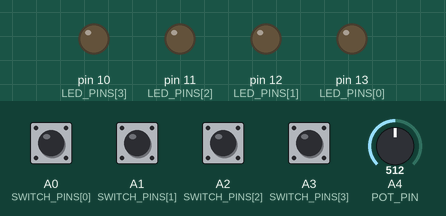
This sketch was run on a simulated Arduino Leonardo, built with avr-gcc and run on an emulated ATmega32U4. Shown: output pins drawn as LEDs (lit = HIGH). The test bench sets the inputs (shaded band); at power-on: A0 (SWITCH_PINS[0]), A1 (SWITCH_PINS[1]), A2 (SWITCH_PINS[2]), A3 (SWITCH_PINS[3]) LOW, A4 (POT_PIN) = 512.

Above: at 1.2 s.
1.3 s: A0 (SWITCH_PINS[0]) pulled HIGH for 0.15 s
At 1.37 s:
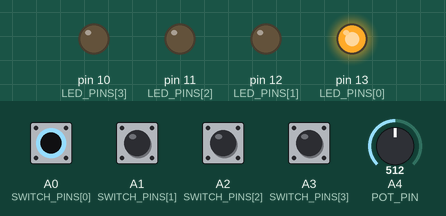
2.9 s: A1 (SWITCH_PINS[1]) pulled HIGH for 0.15 s
At 2.97 s:
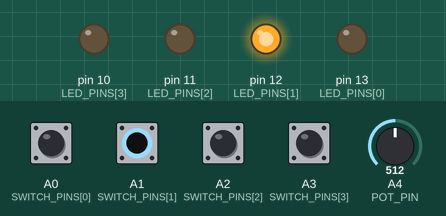
4.5 s: A2 (SWITCH_PINS[2]) pulled HIGH for 0.15 s
At 4.57 s:
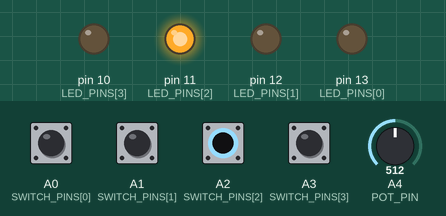
6.1 s: A3 (SWITCH_PINS[3]) pulled HIGH for 0.15 s
At 6.17 s:
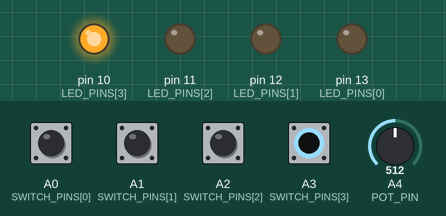
7.7 s: A0 (SWITCH_PINS[0]) driven HIGH and A1 (SWITCH_PINS[1]) driven HIGH
At 8.5 s:
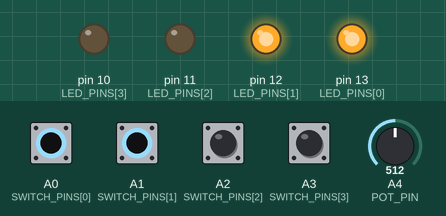
9.2 s: A2 (SWITCH_PINS[2]) pulled HIGH for 1 s
At 9.6 s:
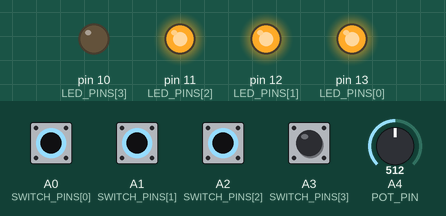
Timing chart, 0 to 12.2 s (numbered marks = the images above; inputs shaded):
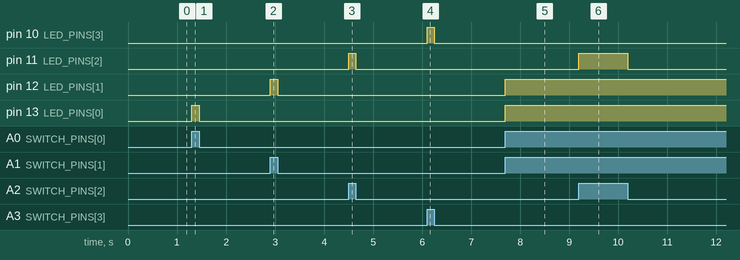

Measured:
- after the input at 1.3 s, pin 13 (LED_PINS[0]): LOW → HIGH at once, → LOW 0.15 s later
- after the input at 2.9 s, pin 12 (LED_PINS[1]): LOW → HIGH at once, → LOW 0.15 s later
- after the input at 4.5 s, pin 11 (LED_PINS[2]): LOW → HIGH at once, → LOW 0.15 s later
- after the input at 6.1 s, pin 10 (LED_PINS[3]): LOW → HIGH at once, → LOW 0.15 s later
- after the input at 7.7 s, pin 12 (LED_PINS[1]), pin 13 (LED_PINS[0]): LOW → HIGH at once
- after the input at 9.2 s, pin 11 (LED_PINS[2]): LOW → HIGH at once, → LOW 1.0 s later

The sketch:

testing_buttons.ino
```cpp
/*
 * Testing button inputs
 */
#include "MIDIUSB.h"

//// MIDI signal bytes
#define CLOCK_TICK 0xF8
#define CLOCK_START 0xFA
#define CLOCK_STOP 0xFC
#define CONTROL_CHANGE 0xB
#define NOTE_ON 0x9
#define NOTE_OFF 0x8

#define MEASURE_BEATS 4
#define MIDI_CHANNEL 0
#define POT_PIN A4
#define POT_MIN 0
#define POT_MAX 1023
#define POT_CC 1

byte SWITCH_PINS[4] = {A0, A1, A2, A3};
byte LED_PINS[4] = {13, 12, 11, 10};
byte SWITCH_CC[4] = {20, 21, 22, 23};

//// Switch vars
bool switchState[4] = {false, false, false, false};
bool signalSent[4] = {false, false, false, false};
unsigned long switchTime[4] = {0, 0, 0, 0};
unsigned long currentTime;

//// Pot vars
char last_pot_sent = 0;
byte current_led = 0;
long pot_val = 0; // this long might just be needed for implicit casting of result
long pot_cc_val = 0;

//// Metronome tracking
int ppqn = 0;
int beat = 0;
bool clockActive = false;


void setup() {
  for (byte i = 0; i < sizeof(LED_PINS)/sizeof(LED_PINS[0]); i++) {
    pinMode(LED_PINS[i], OUTPUT);
  }
  for (byte i = 0; i < sizeof(SWITCH_PINS)/sizeof(SWITCH_PINS[0]); i++) {
    pinMode(SWITCH_PINS[i], INPUT);
  }
//  Serial.begin(115200);
//  Serial.print('meep');
}


void loop() {

  /* Read clock signals and calculate beats */
  midiEventPacket_t rx;
  //// Do while...makes sure all MIDI messages are read before continuing?
  do {
    rx = MidiUSB.read();

    if (rx.byte1 == CLOCK_TICK){
      ppqn++;

      if (ppqn == 24){
          beat++;
          if (beat >= MEASURE_BEATS) {
            beat = 0;
            lightsOff();
            //// I think we can initialize array to zero as per
            //// https://stackoverflow.com/a/4066536/5266110
            for (byte i = 0; i < sizeof(switchState)/sizeof(switchState[0]); i++) {
              switchState[i] = false;
            }
          }
          MidiUSB.flush();
          ppqn = 0;
      }
    }
    //Clock start byte
    else if (rx.byte1 == CLOCK_START){
      MidiUSB.flush();
      beat = 0;
      ppqn = 0;
      clockActive = true;
    }
    //Clock stop byte
    else if (rx.byte1 == CLOCK_STOP){
      MidiUSB.flush();
      ppqn = 0;
      clockActive = false;
    }

  } while (rx.header != 0);

  /* Listen for switch changes and send CCs */
  //// switchState is used here to make sure the switch only registers
  //// once each time it's pressed
  //// switchTime ensures a delay after the last switch event to prevent
  //// multiple on/off events with every switch push
  for (byte i = 0; i < sizeof(SWITCH_PINS)/sizeof(SWITCH_PINS[0]); i++) {
    if (digitalRead(SWITCH_PINS[i]) == HIGH) {
      if (!switchState[i] && currentTime > switchTime[i] + 10) {
        switchState[i] = true;
        switchTime[i] = millis();
        controlChange(MIDI_CHANNEL, SWITCH_CC[i], 127);
        digitalWrite(LED_PINS[i], HIGH);
      }
    }
    else {
      currentTime = millis();
      if (switchState[i] && currentTime > switchTime[i] + 100) { //// if switchState
        switchState[i] = false;
        switchTime[i] = millis();
        controlChange(MIDI_CHANNEL, SWITCH_CC[i], 0);
        if (!clockActive) {
          digitalWrite(LED_PINS[i], LOW);
        }
      }
    }
  }

  /* Listen for pot changes and send CCs */
  pot_val = analogRead(POT_PIN);

  pot_cc_val = pot_val * 127 / POT_MAX;
  if (pot_cc_val != last_pot_sent) {
     controlChange(MIDI_CHANNEL, POT_CC, pot_cc_val);
     last_pot_sent = pot_cc_val;
  }
}

void lightsOff() {
  for (byte i = 0; i < sizeof(LED_PINS)/sizeof(LED_PINS[0]); i++) {
    digitalWrite(LED_PINS[i], LOW);
  }
}


// First parameter is the event type (0x0B = control change).
// Second parameter is the event type, combined with the channel.
// Third parameter is the control number number (0-119).
// Fourth parameter is the control value (0-127).
// https://github.com/arduino-libraries/MIDIUSB/blob/master/examples/MIDIUSB_write/MIDIUSB_write.ino
void controlChange(byte channel, byte control, byte value) {
  midiEventPacket_t event = {CONTROL_CHANGE, 0xB0 | channel, control, value};
  MidiUSB.sendMIDI(event);
  MidiUSB.flush();
}

void noteOn(byte channel, byte pitch, byte velocity) {
  midiEventPacket_t noteOn = {0x09, 0x90 | channel, pitch, velocity};
  MidiUSB.sendMIDI(noteOn);
  MidiUSB.flush();
}

void noteOff(byte channel, byte pitch, byte velocity) {
  midiEventPacket_t noteOff = {0x08, 0x80 | channel, pitch, velocity};
  MidiUSB.sendMIDI(noteOff);
  MidiUSB.flush();
}
```
